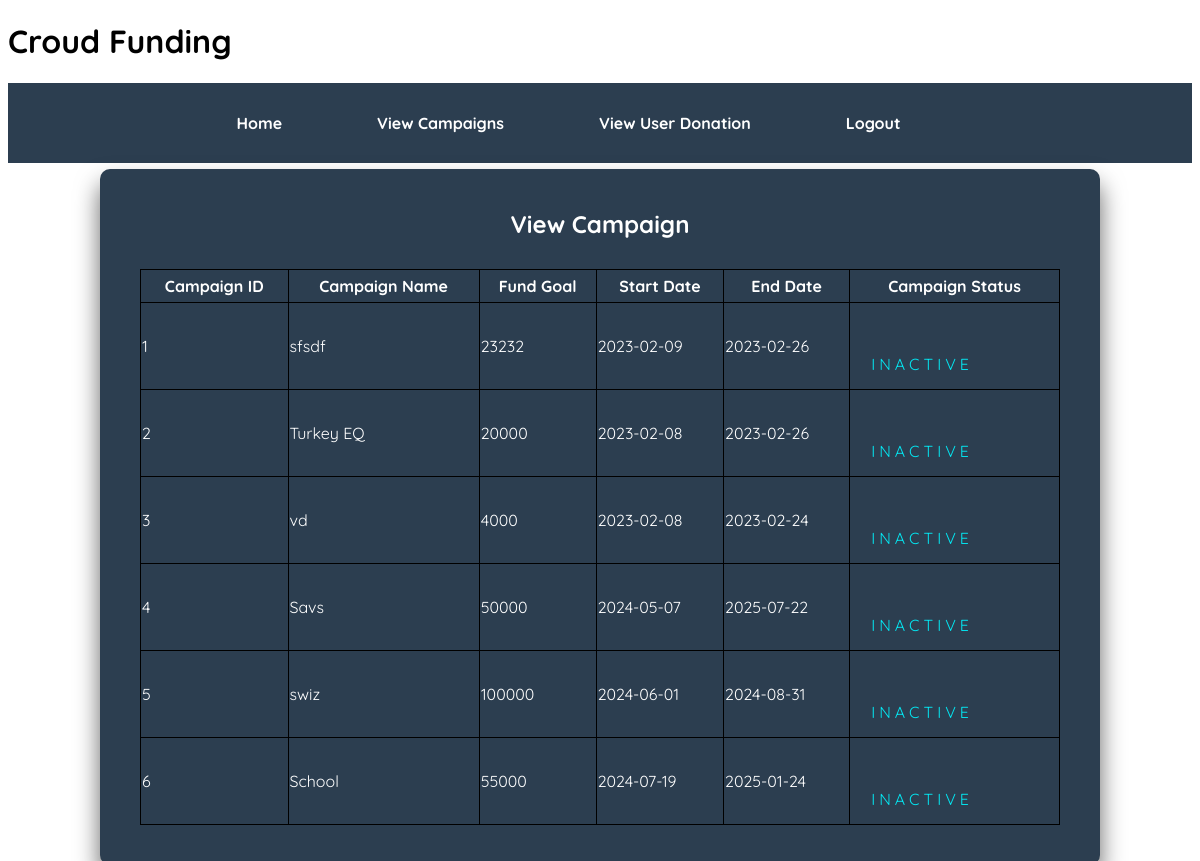
The page /userviewcamp on the database its author committed.
### fundapp/models.py (models this page shows)
class cretecampaign(models.Model):
    id=models.AutoField(primary_key=True)
    campname=models.CharField(max_length=50,null=False)
    eventname=models.CharField(max_length=50,null=False)
    goalfund=models.CharField(max_length=10,null=False)
    locn=models.CharField(max_length=50,null=False)
    start_date=models.CharField(max_length=100,null=False)
    end_date=models.CharField(max_length=100,null=False)
    camp_status=models.CharField(max_length=50,null=False)
    camp_totalamt=models.CharField(max_length=50,null=False)
    def __str__(self):
        return "%s %s %s %s %s %s %s %s %s" %(self.id,self.campname,self.eventname,self.goalfund,self.locn,self.start_date, self.end_date, self.camp_status, self.camp_totalamt)

### fundapp/views.py (the view)
# urls.py: path('userviewcamp', views.userviewcamp,name='userviewcamp'),
def userviewcamp(request):
    camp1 = cretecampaign.objects.all()
    print(camp1)
    context = {
        'camp1': camp1
    }
    return render(request, "fundapp/userviewcamp.html", context)

### fundapp/templates/fundapp/userviewcamp.html (shortened to what this page needs)
<!DOCTYPE html>
<html lang="en">
<head>
      {% load static %}
    <link rel="stylesheet" type="text/css" href="{% static 'css/entrystyle.css' %}">
  <link rel="stylesheet" type="text/css" href="{% static 'css/homestyle.css' %}">
</head>
<body>
<div class="headlabel" >  <h1>Croud Funding</h1> </div>
<div>
    <header class="logo" >
        <nav>
            <ul >
                 <li><a href="/homepage" style="color: #fff; ">Home</a></li>
                <li><a href="/selectcamp" style="color: #fff;">View Campaigns</a></li>
                <li><a href="/viewuserdonation" style="color: #fff;">View User Donation</a></li>
                <li><a href="/Login" style="color: #fff;">Logout</a></li>
            </ul>
        </nav>
    </header>
    </div>
<div class="login-box">
  <h2>View Campaign</h2>
  <form >
 <table style="width:100%">
  <tr>
      <th>Campaign ID</th>
    <th>Campaign Name</th>
    <th>Fund Goal</th>
    <th>Start Date</th>
      <th>End Date</th>
      <th>Campaign Status</th>
  </tr>
     {% for camp1 in camp1 %}
  <tr>
      <td>{{camp1.id}}</td>
    <td>{{camp1.campname}}</td>
    <td>{{camp1.goalfund}}</td>
      <td>{{camp1.start_date}}</td>
      <td>{{camp1.end_date}}</td>
      <td><a href="/userdonate/{{camp1.id}}" >{{camp1.camp_status}}</a> </td>
  </tr>
 {% endfor %}
</table>
  </form>
</div>
</body>
</html>

### fundapp/static/css/entrystyle.css (style rules this page uses)
.login-box { position: absolute; top: 60%; left: 50%; width: 1000px; padding: 40px; transform: translate(-50%, -50%); background: #2C3E50; box-sizing: border-box; box-shadow: 0 15px 25px rgba(0,0,0,.6); border-radius: 10px; }
.login-box h2 { margin: 0 0 30px; padding: 0; color: #fff; text-align: center; }
.login-box form a { position: relative; display: inline-block; padding: 10px 20px; color: #03e9f4; font-size: 16px; text-decoration: none; text-transform: uppercase; overflow: hidden; transition: .5s; margin-top: 40px; letter-spacing: 4px }

### fundapp/static/css/homestyle.css (style rules this page uses)
body { font-family: 'Quicksand', sans-serif; }
a { text-decoration: none; }
li { list-style-type: none; }
header { display: flex; flex-direction: row; align-items: center; padding: 0px 10%; background-color: #2C3E50; justify-content: space-between; height: 80px; }
.logo { color: #fff; font-weight: 900; }
nav ul { display: flex; flex-direction: row; }
nav ul li { margin-left: 50px; margin-right: 5px; }
nav ul li a { color: #000; display: block; padding: 10px 20px; border-radius: 1px; }

### fundapp/templates/fundapp/userviewcamp.html (style rules this page uses)
table, th, td { border:1px solid black; height:30px; border-collapse: collapse; color:#fff; }

### rows shown on the page
cretecampaign: id "1", campname "sfsdf", goalfund "23232", start_date "2023-02-09", end_date "2023-02-26", camp_status "INACTIVE"
cretecampaign: id "2", campname "Turkey EQ", goalfund "20000", start_date "2023-02-08", end_date "2023-02-26", camp_status "INACTIVE"
cretecampaign: id "3", campname "vd", goalfund "4000", start_date "2023-02-08", end_date "2023-02-24", camp_status "INACTIVE"
cretecampaign: id "4", campname "Savs", goalfund "50000", start_date "2024-05-07", end_date "2025-07-22", camp_status "INACTIVE"
cretecampaign: id "5", campname "swiz", goalfund "100000", start_date "2024-06-01", end_date "2024-08-31", camp_status "INACTIVE"
cretecampaign: id "6", campname "School", goalfund "55000", start_date "2024-07-19", end_date "2025-01-24", camp_status "INACTIVE"
